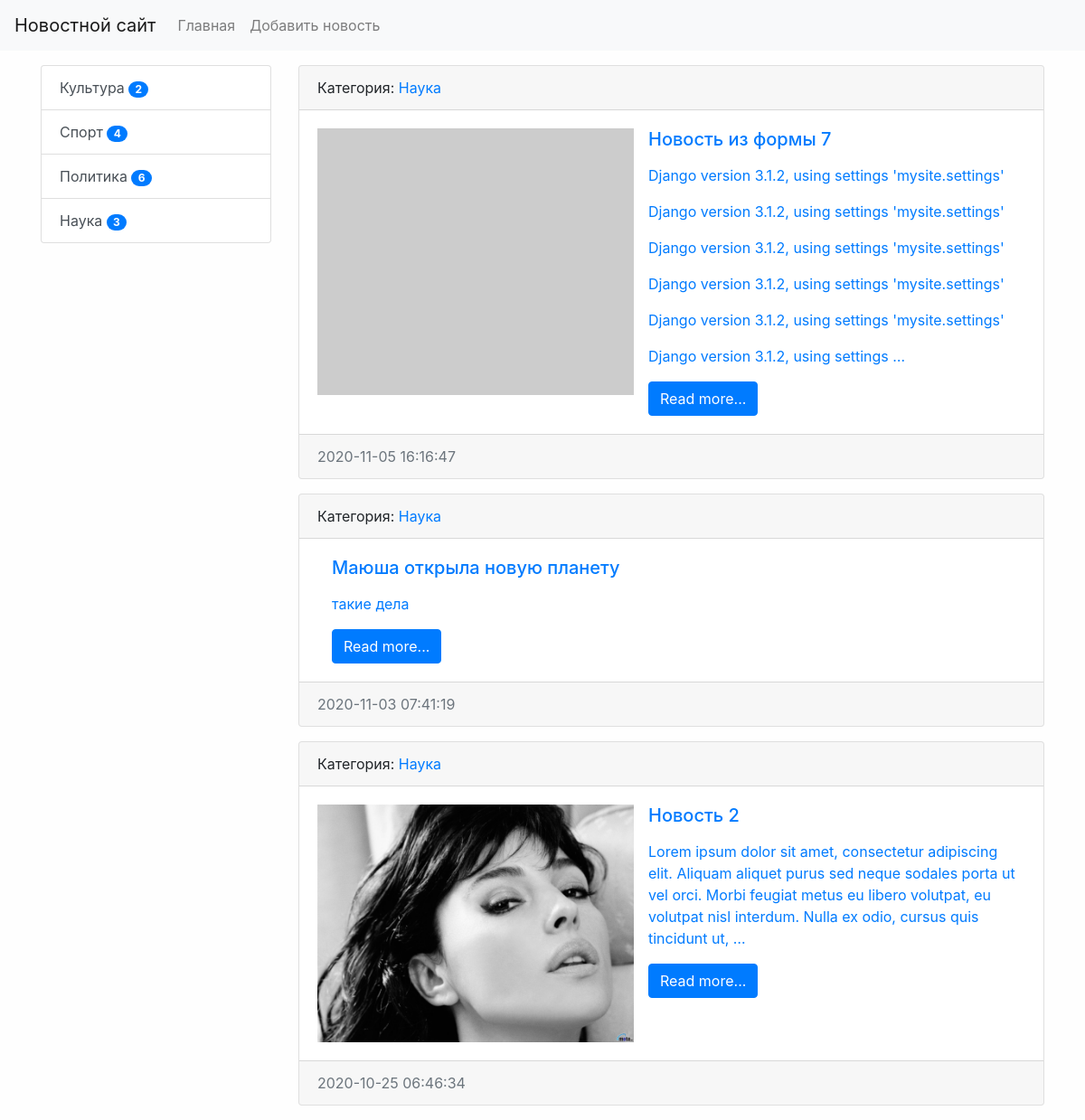
The app's page /category/4/ with its own data.
### news/models.py (models this page shows, shortened)
class Category(models.Model):
    title = models.CharField(max_length=150, db_index=True, verbose_name='Наименование категории')
    def get_absolute_url(self):
        return reverse('category', kwargs={'category_id': self.pk})
    def __str__(self):
        return self.title
    class Meta:
        verbose_name = 'Категория'
        verbose_name_plural = 'Категории'
        ordering = ['title']

class News(models.Model):
    title = models.CharField(max_length=150, verbose_name='Наименование')
    content = models.TextField(blank=True, verbose_name='Контент')
    created_at = models.DateTimeField(auto_now_add=True, verbose_name='Дата публикации')  # устанавливаются лишь раз
    updated_at = models.DateTimeField(auto_now=True, verbose_name='Обновлено')  # обновляется при каждом редактировании
    photo = models.ImageField(upload_to='photos/%Y/%m/%d/', blank=True, verbose_name='Фото')
    is_published = models.BooleanField(default=True, verbose_name='Опубликовано')
    category = models.ForeignKey('Category', on_delete=models.PROTECT, verbose_name='Категория')
    views = models.IntegerField(default=0)
    def get_absolute_url(self):
        return reverse('view_news', kwargs={'pk': self.pk})
    class Meta:
        verbose_name = 'Новость'
        verbose_name_plural = 'Новости'
        ordering = ['-created_at']

### news/views.py (the view)
# urls.py: path('category/<int:category_id>/', NewsByCategory.as_view(), name='category'),
class NewsByCategory(ListView):
    model = News
    template_name = 'news/home_news_list.html'
    context_object_name = 'news'
    allow_empty = False
    def get_context_data(self, *, object_list=None, **kwargs):
        context = super().get_context_data(**kwargs)
        context['title'] = Category.objects.get(pk=self.kwargs['category_id'])
        return context
    def get_queryset(self):
        return News.objects.filter(category_id=self.kwargs['category_id'], is_published=True).\
            select_related('category')

### news/templatetags/news_tags.py (called while the page is built)
@register.inclusion_tag('news/list_categories.html')
def show_categories(arg1='Hello', arg2='world'):
    categories = Category.objects.annotate(cnt=Count('news')).filter(cnt__gt=0)
    return {"categories": categories, "arg1": arg1, "arg2": arg2}

### news/templates/news/home_news_list.html (shortened to what this page needs)
{% extends 'base.html' %}
{% block sidebar %}
{% include 'inc/_sidebar.html' %}
{% endblock %}
{% block content %}
{% for item in news %}
<div class="card mb-3">
    <div class="card-header">
        Категория: <a href="{{ item.category.get_absolute_url }}"</a>{{ item.category }}
    </div>
    <div class="card-body">
        <div class="media">
            {% if item.photo %}
            <img src="{{ item.photo.url }}" alt="" width="350" class="mr-3">
            {% else %}
            <img src="https://picsum.photos/id/237/200/300" alt="" width="350" class="mr-3">
            {% endif %}
            <div class="media-body">
                <h5 class="card-title">{{ item.title }}</h5>
                <p class="card-text">{{ item.content|linebreaks|truncatewords:35 }}</p>
                <a href="{{ item.get_absolute_url }}" class="btn btn-primary">Read more...</a>
            </div>
        </div>
    </div>
    <div class="card-footer text-muted">
        {{ item.created_at|date:"Y-m-d H:i:s" }}
    </div>
</div>
{% empty %}
Ooops...
{% endfor %}
{% endblock %}

### news/templates/news/list_categories.html
<div class="list-group">
    {% for item in categories %}
    <a href="{{ item.get_absolute_url }}" class="list-group-item list-group-item-action">{{ item.title }}
                <span class="badge badge-primary badge-pill">{{ item.cnt }}</span></a>
    {% endfor %}
</div>

### mysite/static/css/style.css (style rules this page uses)
body { background-color: #fefefe; }

### records on screen
Category: title "Культура", cnt "2"
Category: title "Спорт", cnt "4"
Category: title "Политика", cnt "6"
Category: title "Наука", cnt "3"
News: category "Наука", title "Новость из формы 7", content "Django version 3.1.2, using settings 'mysite.settings' Django version 3.1.2, using settings 'mysite.settings' Django version 3.1.2, using settings 'mysite.settings' Django version 3.1.2, using settings 'mysite.settings' Django version 3.1.2, using settings 'mysite.settings' Django version 3.1.2, using settings …", created_at "2020-11-05 16:16:47"
News: category "Наука", title "Маюша открыла новую планету", content "такие дела", created_at "2020-11-03 07:41:19"
News: category "Наука", photo (picture), title "Новость 2", content "Lorem ipsum dolor sit amet, consectetur adipiscing elit. Aliquam aliquet purus sed neque sodales porta ut vel orci. Morbi feugiat metus eu libero volutpat, eu volutpat nisl interdum. Nulla ex odio, cursus quis tincidunt ut, …", created_at "2020-10-25 06:46:34"
